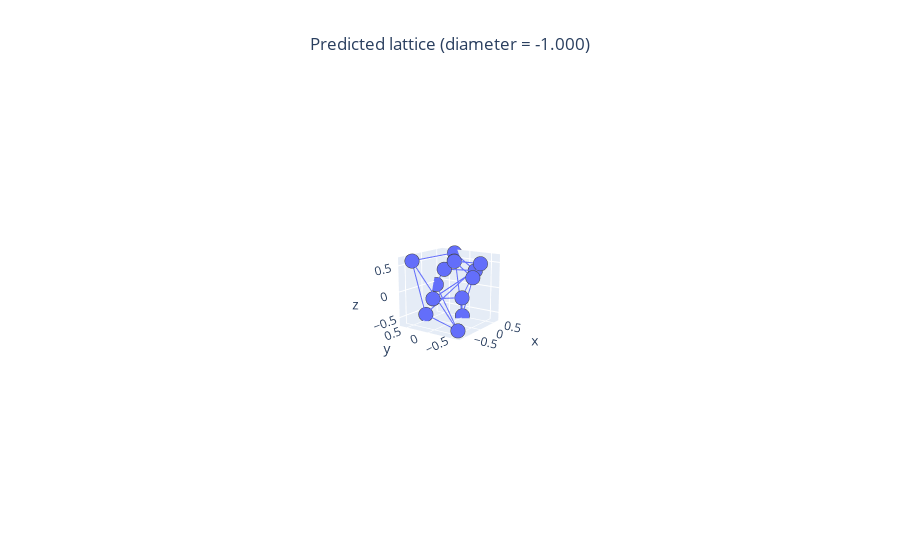
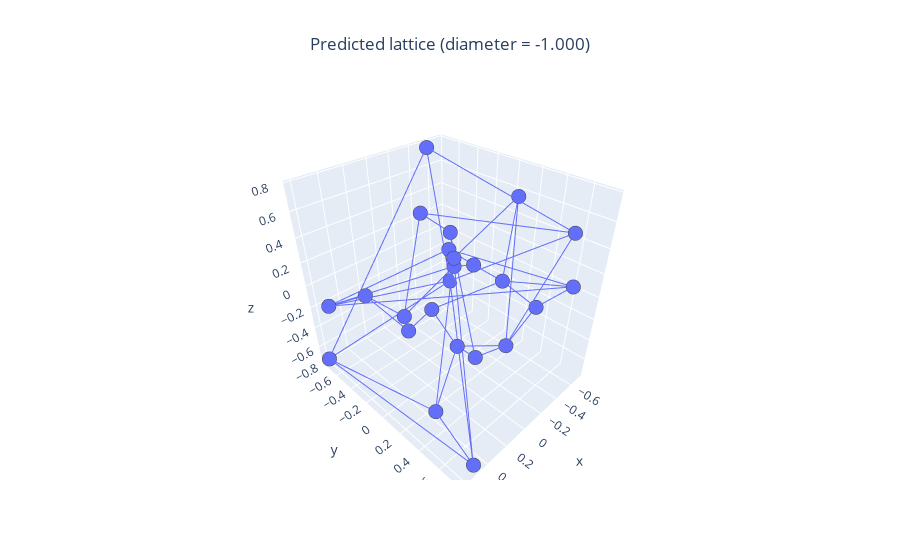
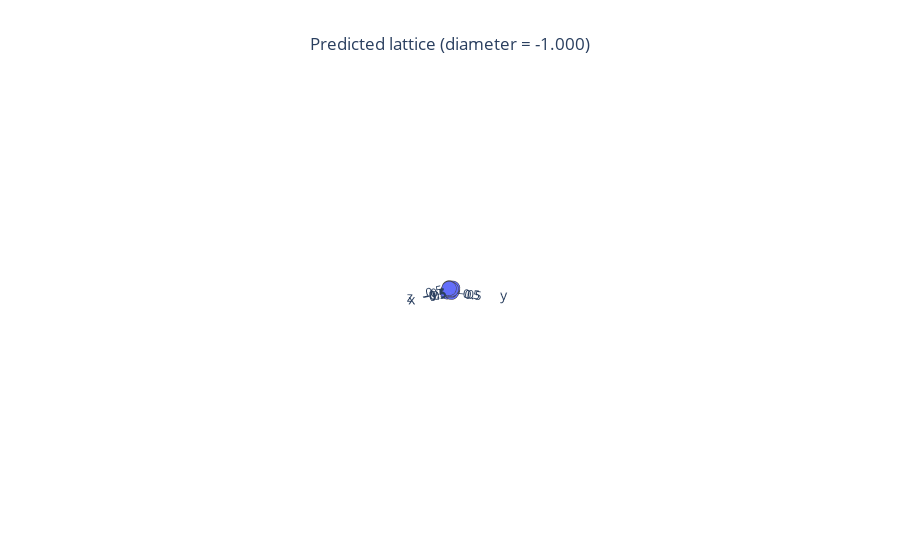
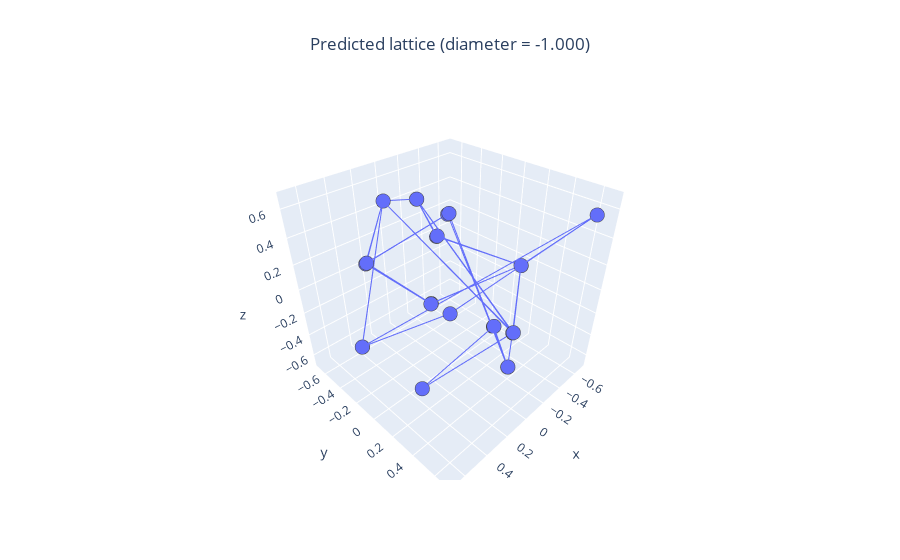

Notebook code cell kept with these figures, in order:
### Code cell
path = 'generated_mat/step50_nm_5'
name = 'LatticeStiffness_lattice_4.npz'
plot_lattice_from_path(path, name)
# path = 'generated_mat/step0'
# plot_lattice_from_path(path, name)
# path = 'generated_mat/step1'
# plot_lattice_from_path(path, name)
# path = 'generated_mat/step10'
# plot_lattice_from_path(path, name)
# path = 'generated_mat/step30'
# plot_lattice_from_path(path, name)
# path = 'generated_mat/step50'
# plot_lattice_from_path(path, name)
# path = 'generated_mat/step100_1'
# plot_lattice_from_path(path, name)
